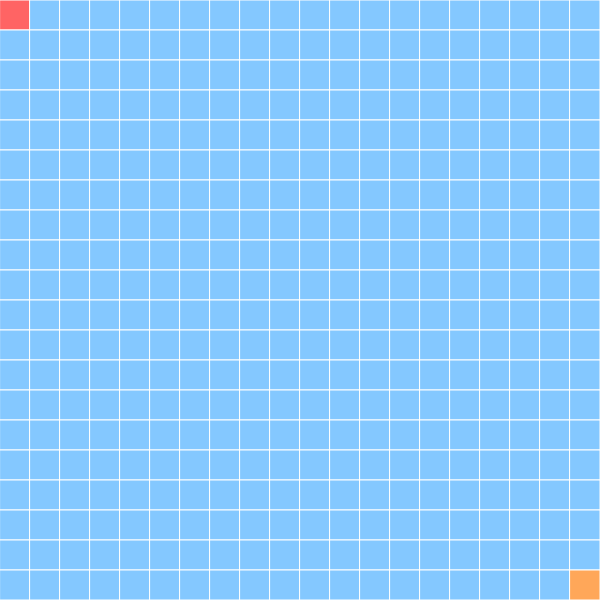
Frame 1 (no input)
Frame 60 (no input): identical to frame 1, image omitted
Frame 120 (the mouse pressed at the canvas centre since frame 60): identical to frame 1, image omitted

The p5.js sketch that drew this single still picture (run headless with seeded random() and noise() and a simulated clock; from frame 60 on, the mouse is pressed at the canvas centre):

// p5.js sketch
// ── sketch.js
let table = [
  /*[1,1,1,0,1,1,0,1,0,1],
[0,0,1,0,0,1,0,0,0,1],
[0,1,1,1,1,1,1,1,0,1],
[0,0,0,0,0,0,0,1,0,1],
[0,1,1,1,1,1,0,1,1,1],
[0,1,0,0,0,1,1,1,1,0],
[0,1,1,1,1,0,1,1,0,0],
[0,0,0,1,0,0,1,1,1,1],
[1,1,0,1,0,0,0,0,0,1],
[1,1,0,1,1,1,1,1,1,1]*/
];
let vis = [];
let movx = [0, 1, 0, -1];
let movy = [-1, 0, 1, 0];
let ant = [];

let tamaño = 20;

let a = true;

let end;

let startx = 0;
let starty = 0;
let targetx = 19;
let targety = 19;

let posx = targetx,
  posy = targety;

let q = [];

let mode = 0;
//0 = start
//1 = wall
//2 = target
//3 = search

function init() {
  end = false;
  table.length = 0;
  vis.length = 0;
  ant.length = 0;

  for (let i = 0; i < tamaño; i++) {
    let aux = [];
    for (let i = 0; i < tamaño; i++) {
      aux.push(1);
    }
    table.push(aux);
  }

  for (let i = 0; i < tamaño; i++) {
    let aux = [];
    for (let i = 0; i < tamaño; i++) {
      aux.push(0);
    }
    vis.push(aux);
  }
  for (let i = 0; i < tamaño; i++) {
    let aux = [];
    for (let i = 0; i < tamaño; i++) {
      aux.push([0, 0]);
    }
    ant.push(aux);
  }
  q.length = 0;
  q.unshift([starty, startx]);
  vis[starty][startx] = 1;
  table[starty][startx] = 3;

  table[targety][targetx] = 4;
}

function paint() {
  if (mouseX < 0 || mouseX > width || mouseY < 0 || mouseY > height) return;
  if (mode == 0) {
    table[starty][startx] = 1;
    starty = floor(mouseY / (height / tamaño));
    startx = floor(mouseX / (height / tamaño));
    table[starty][startx] = 3;
  }
  if (mode == 1) {
    table[floor(mouseY / (height / tamaño))][
      floor(mouseX / (height / tamaño))
    ] = 0;
  }
  if (mode == 2) {
    table[targety][targetx] = 1;
    table[floor(mouseY / (height / tamaño))][
      floor(mouseX / (height / tamaño))
    ] = 4;
    targetx = floor(mouseX / (height / tamaño));
    targety = floor(mouseY / (height / tamaño));
  }
}
function resetSearch() {
  for (let i = 0; i < tamaño; i++) {
    for (let j = 0; j < tamaño; j++) {
      if ((i == starty && j == startx) || (i == targety && j == targetx))
        continue;
      if (table[i][j] === 2 || table[i][j] === 3) {
        table[i][j] = 1;
      }
    }
  }
  for (let i = 0; i < tamaño; i++) {
    for (let j = 0; j < tamaño; j++) {
      vis[i][j] = 0;
      ant[i][j] = [0, 0];
    }
  }
  q.length = 0;
  q.unshift([starty, startx]);
  vis[starty][startx] = 1;
  table[starty][startx] = 3;
  end = false;
  posx = targetx;
  posy = targety;
}

function setup() {
  createCanvas(600, 600);
  frameRate(60);
  init();

  let start = createButton("Start");
  let wall = createButton("Wall");
  let target = createButton("Target");
  let reset = createButton("Reset");
  let search = createButton("Search");

  start.mousePressed(() => {
    mode = 0;
    resetSearch();
  });
  wall.mousePressed(() => {
    mode = 1;
    resetSearch();
  });
  target.mousePressed(() => {
    mode = 2;
    resetSearch();
  });
  reset.mousePressed(() => {
    init();
    mode = 0;
    resetSearch();
  });
  search.mousePressed(() => {
    resetSearch();
    mode = 3;
  });
}

function mouseDragged() {
  paint();
}

function drawBoard() {
  for (let i = 0; i < tamaño; i++) {
    for (let j = 0; j < tamaño; j++) {
      if (table[i][j] === 1) {
        fill(132, 200, 255);
        square((j * height) / tamaño, (i * height) / tamaño, height / tamaño);
      }
      if (table[i][j] === 2) {
        fill(132, 200, 0);
        square((j * height) / tamaño, (i * height) / tamaño, height / tamaño);
      }
      if (table[i][j] === 3) {
        fill(255, 100, 100);
        square((j * height) / tamaño, (i * height) / tamaño, height / tamaño);
      }
      if (table[i][j] === 4) {
        fill(255, 167, 89);
        square((j * height) / tamaño, (i * height) / tamaño, height / tamaño);
      }
      if (table[i][j] === 5) {
        fill(255, 255, 255);
        square((j * height) / tamaño, (i * height) / tamaño, height / tamaño);
      }
    }
  }
}
function draw() {
  background(1, 200, 121);
  stroke(255);
  noStroke();

  if (mode == 3) {
    drawBoard();

    if (q.length > 0 && !end) {
      let actual = q[q.length - 1];
      q.pop();

      for (let i = 0; i < 4; i++) {
        let vecino = [0, 0];

        if (i == 0 && actual[0] > 0) {
          vecino = [actual[0] + movy[i], actual[1] + movx[i]];
        } else if (i == 1 && actual[1] < tamaño - 1) {
          vecino = [actual[0] + movy[i], actual[1] + movx[i]];
        } else if (i == 2 && actual[0] < tamaño - 1) {
          vecino = [actual[0] + movy[i], actual[1] + movx[i]];
        } else if (i == 3 && actual[1] > 0) {
          vecino = [actual[0] + movy[i], actual[1] + movx[i]];
        } else continue;
        //console.log(i,":",vecino[0],vecino[1])
        if (!vis[vecino[0]][vecino[1]] && table[vecino[0]][vecino[1]] != 0) {
          q.unshift([vecino[0], vecino[1]]);
          vis[vecino[0]][vecino[1]] = 1;
          table[vecino[0]][vecino[1]] = 2;
          ant[vecino[0]][vecino[1]] = [actual[0], actual[1]];
        }
      }
    }

    if (vis[posy][posx]) {
      end = true;
      if (posx != startx || posy != starty) {
        let aux = posx;
        table[posy][posx] = 3;
        posx = ant[posy][posx][1];
        posy = ant[posy][aux][0];
      }
      table[targety][targetx] = 4;
      table[starty][startx] = 3;
    }
  } else {
    stroke(255);
    drawBoard();
  }
}

// ── style.css
html,
body {
  margin: 0;
  padding: 0;
  font-family: 'Roboto', sans-serif;
}

html{
  display: grid;
  place-items: center;
}
body {
  place-items: center;
  display: grid;
  grid-template-columns: min-content min-content min-content min-content min-content;
  grid-template-rows: min-content min-content min-content min-content;
  gap: 0px 0px;
  grid-template-areas:
    "title title title title title"
    "sub sub sub sub sub"
    "gen gen gen gen gen"
    ". . . . .";

  background-color: black;
}


canvas {
  display: block;
  border: white 2px solid;
  margin: 1.5vw 0;

}

main {
  grid-area: gen;
}

h1 {
  color: white;
  font-size: 5vw;
  text-align: center;
  padding: 0;
  padding-top: 1vw;
  margin: 0;
  grid-area: title;

}

h3 {
  color: white;
  font-size: 5vw;
  text-align: center;
  padding: 0;
  margin: 0;
  font-size: 2vw;
  grid-area: sub;
}

button {
  padding: 10px 20px;
  font-size: 1.5vw;
  background-color: white;
  border: none;
  border-radius: 5px;
  cursor: pointer;

}
